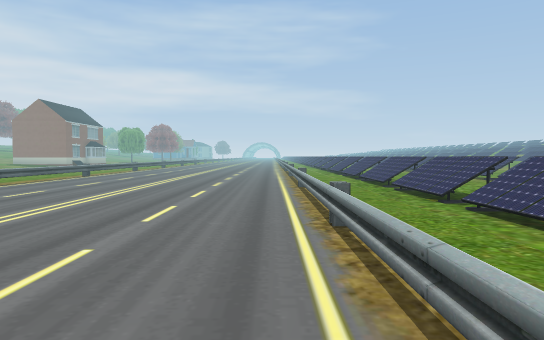
view 1 (above)

22 first-person views from a walk through a 3-D level made in the Unity game engine. The camera is 1.4 m above the floor, tilts 2° down and sees 70° across. The floor is counted in squares, 2 m on a side. Each view is taken from the middle of a square. On the plan, view 1 faces up. The plan holds only what a view shows up to about 11 squares ahead; the rest is blank. The place goes on beyond the plan.

view 2
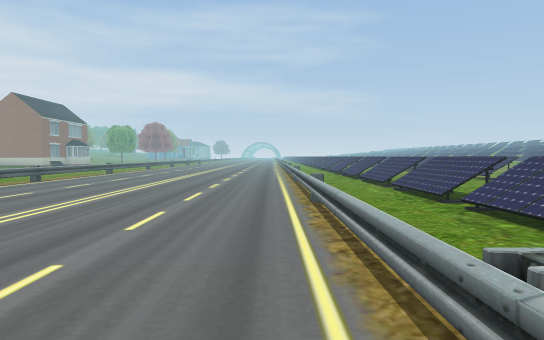

view 3
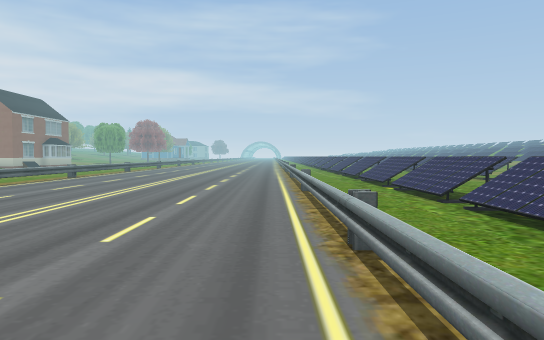

view 4
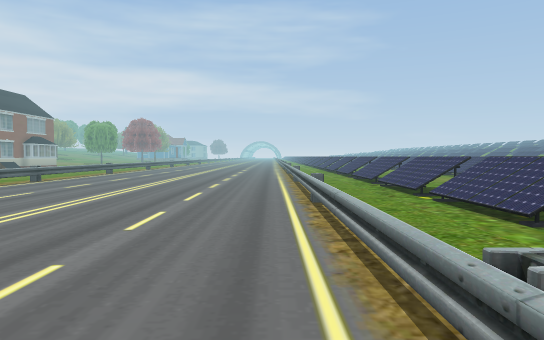

view 5
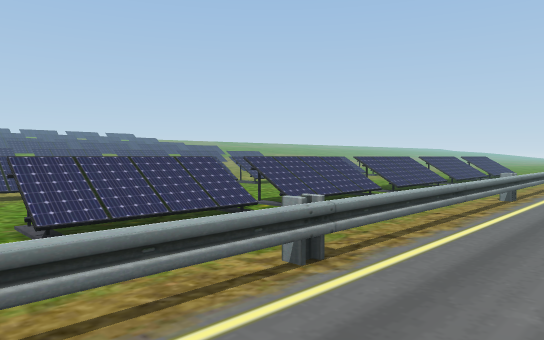

view 6
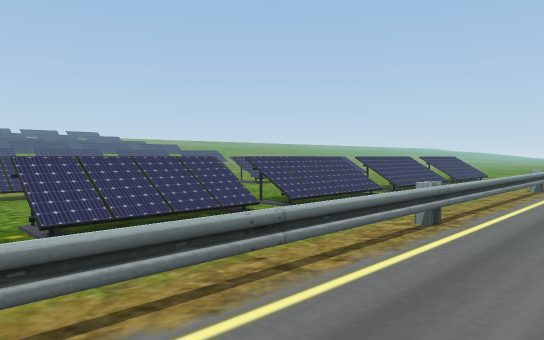

view 7
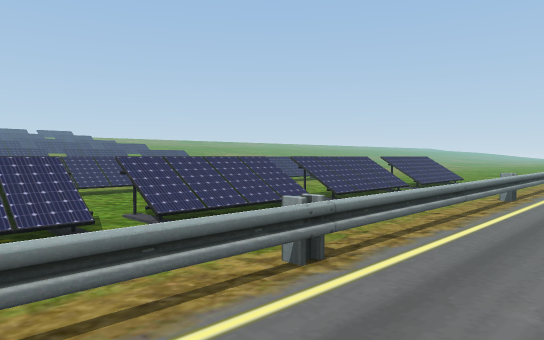

view 8
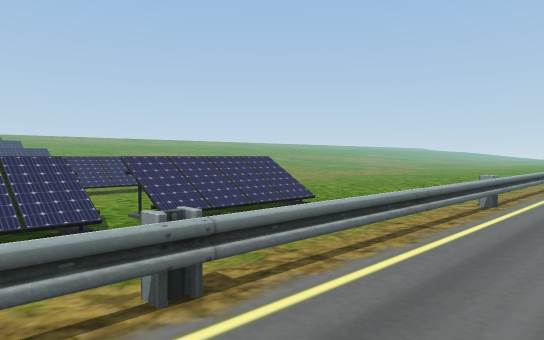

view 9
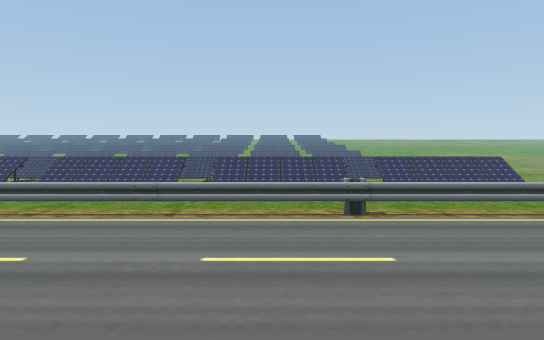

view 10
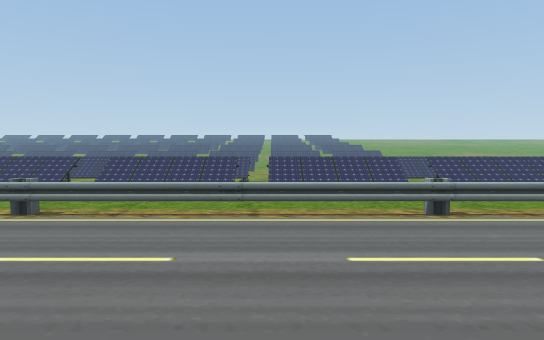

view 11
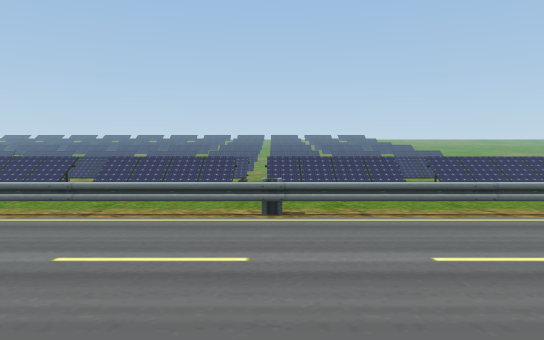

view 12
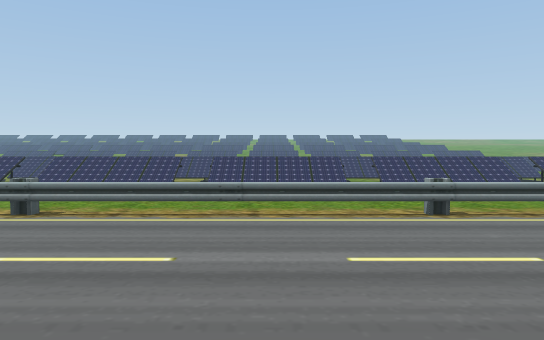

view 13
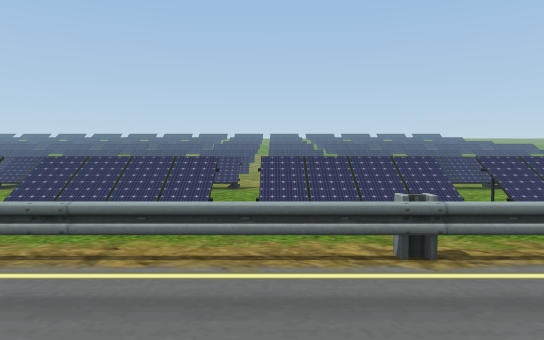

view 14
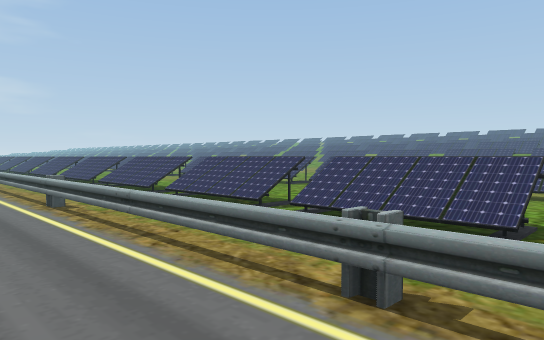

view 15
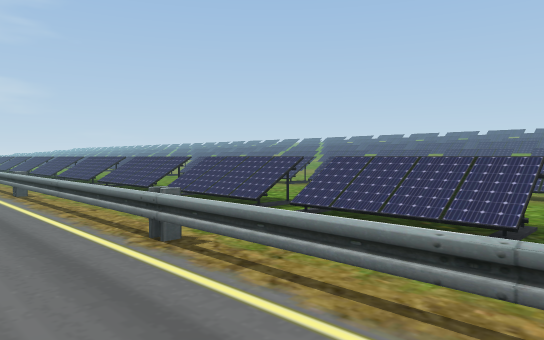

view 16
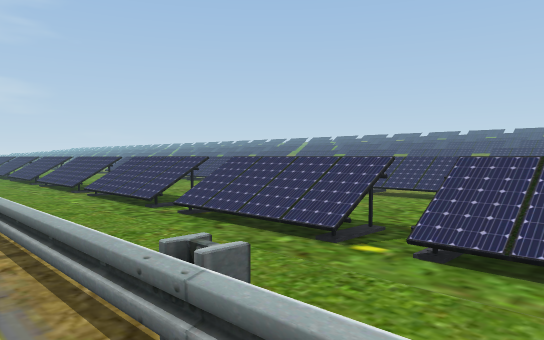

view 17
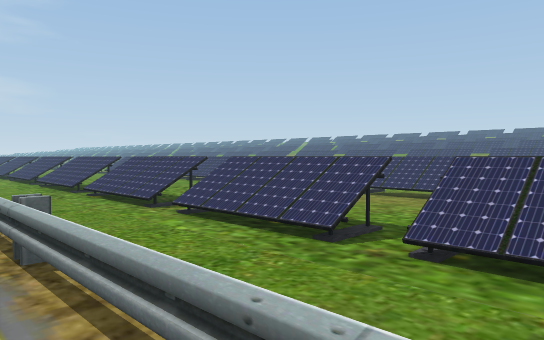

view 18
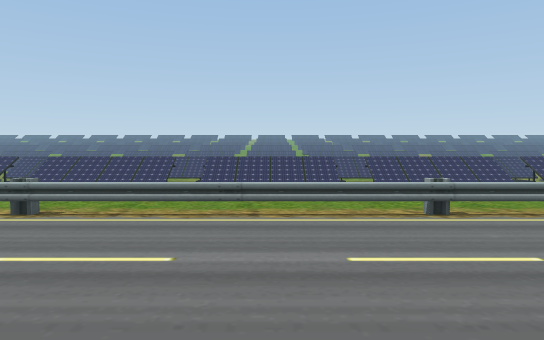

view 19
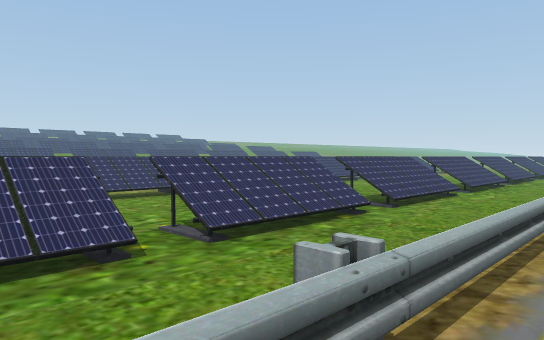

view 20
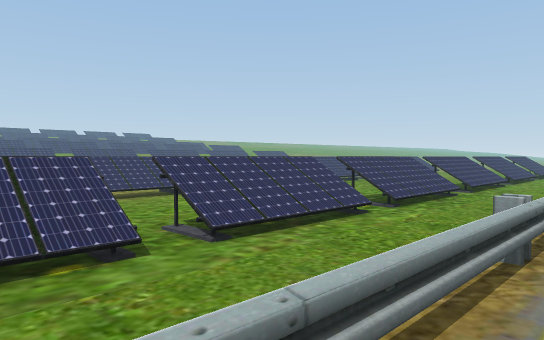

view 21
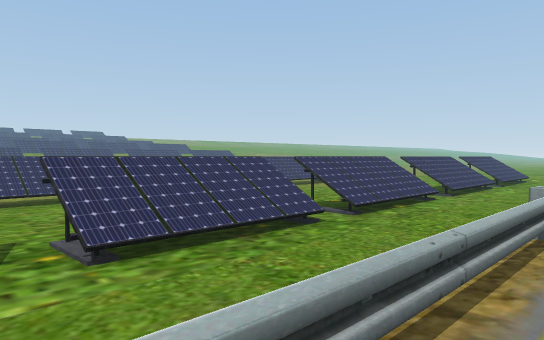

view 22
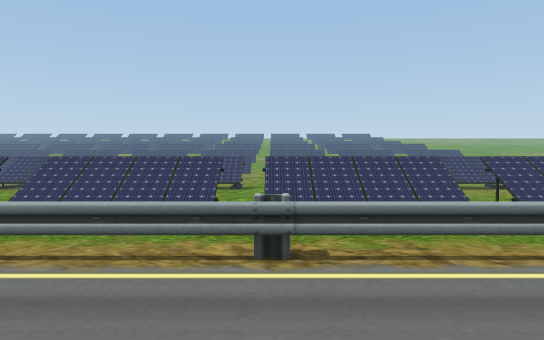

### Floor plan
Key: @ floor where view 1 was taken; # wall or solid block; . main floor; - floor 0.25 m lower than the main floor; / step, stairs or slope; = window, fence, low wall or low ledge.
Columns run from 7 left of view 1 to 9 right of it. Each row starts with its distance up from view 1.
 19 =.......=./.../
 18 =.......=.#...#
 17 =.......=./.../-
 16 =.......=./.../-
 15 =.......=.#...#
 14 =.......=./.../
 13 =.......=./.../
 12 =.......=.#...#
 11 =.......=./.../
 10 =.......=./...
  9 =.......=.#...#
  8  .......=./.../
  7   ......=./.../-
  6    .....=./.../-
  5    .....=.#...#-
  4     ....=./.../-
  3      ...=./.../-
  2     ....=.#...#-
  1    .....=./.../-
  0     ...@=./.../-.
 -1    .....=.#...#-.
 -2     ....=./.../-
 -3     ....=./.../-
 -4    .....=.#...
 -5    .....=./.../
 -6     ....=./.../
 -7      ...=.#...
 -8       ..=./.../-
 -9        .=./.  /-
-10        .=..
-11        .=

Positions as (right, up) in squares from view 1, and headings:
1: (0, 0), facing up
2: (0, 3), facing up
3: (0, 6), facing up
4: (0, 8), facing up
5: (-1, 6), facing down-right
6: (-1, 3), facing down-right
7: (-1, 1), facing down-right
8: (-1, -5), facing down-right
9: (-4, -5), facing right
10: (-4, -4), facing right
11: (-4, -1), facing right
12: (-4, 1), facing right
13: (-2, 5), facing right
14: (-1, 8), facing up-right
15: (-1, 11), facing up-right
16: (0, 13), facing up-right
17: (0, 16), facing up-right
18: (-4, 16), facing right
19: (0, 10), facing down-right
20: (0, 7), facing down-right
21: (0, 3), facing down-right
22: (-2, -1), facing right
